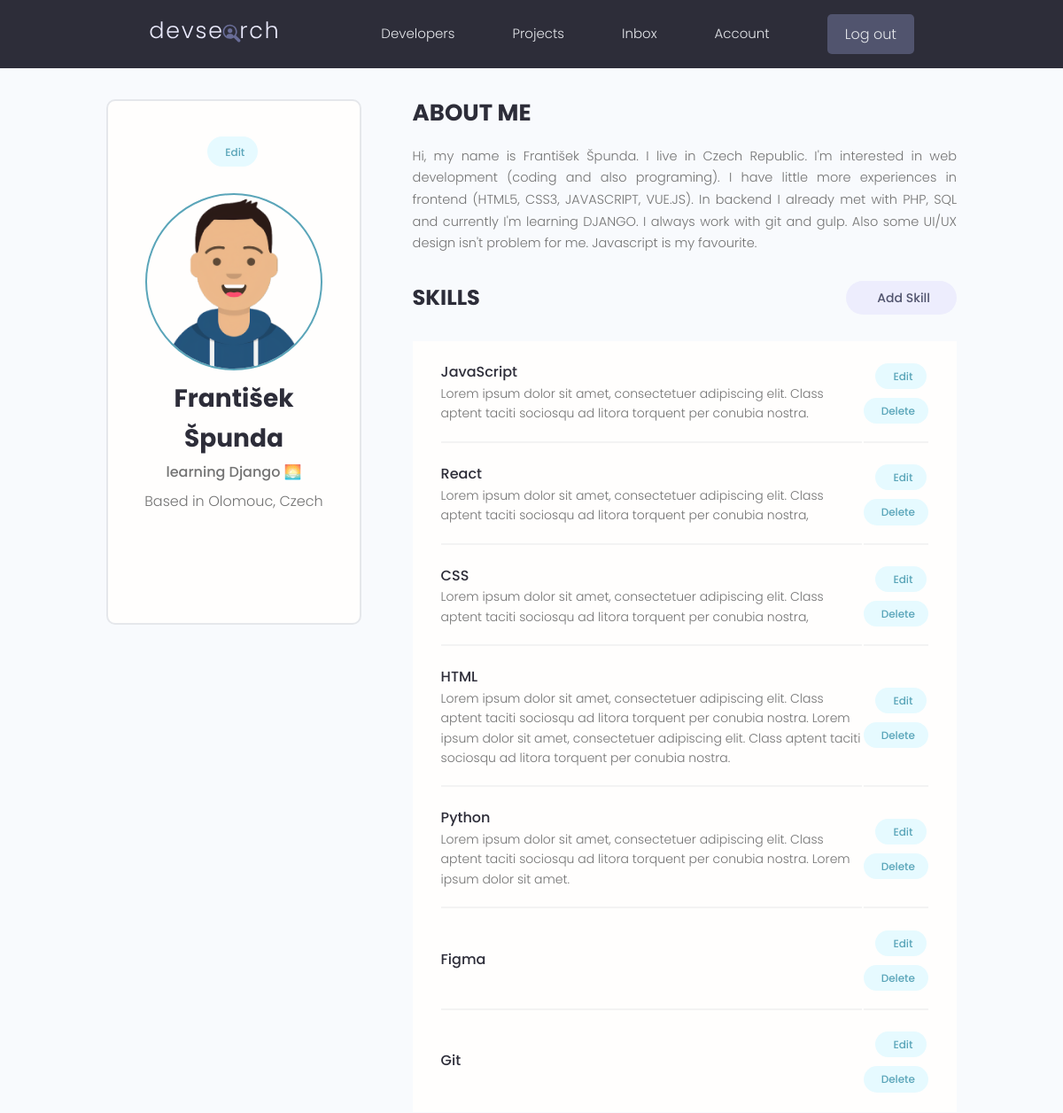
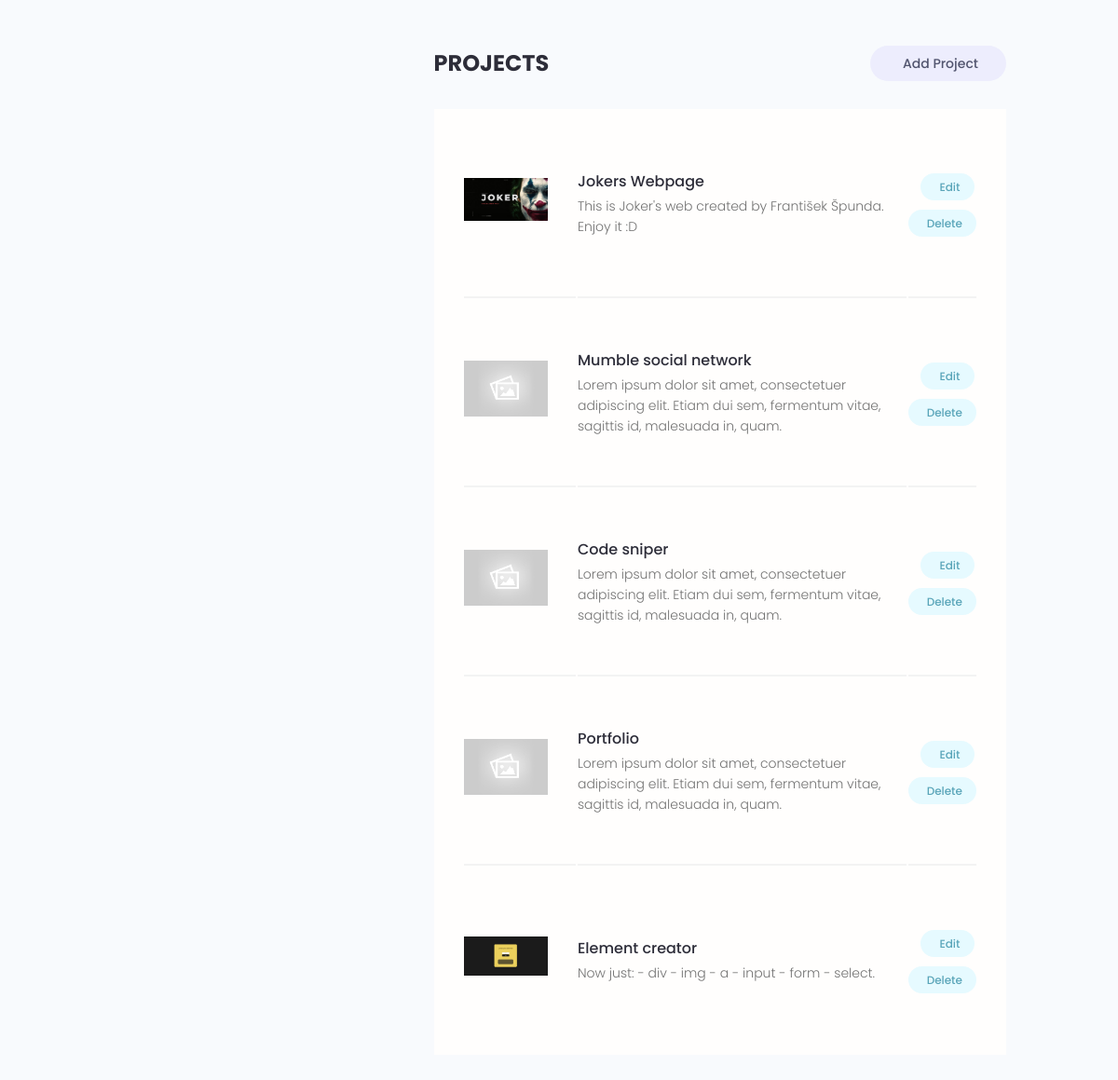
The app's page /account/ (signed in) with its own data (2 pictures, top to bottom).
### users/models.py (models this page shows, shortened)
class Profile(models.Model):
    user = models.OneToOneField(User, on_delete=models.CASCADE, null=True, blank=True)
    username = models.CharField(max_length=200, blank=True, null=True)
    location = models.CharField(max_length=200, blank=True, null=True)
    name = models.CharField(max_length=200, blank=True, null=True)
    email = models.EmailField(max_length=500, blank=True, null=True)
    short_intro = models.CharField(max_length=200, blank=True, null=True)
    bio = models.TextField(blank=True, null=True)
    profile_image = models.ImageField(null=True, blank=True, upload_to='profiles/', default='profiles/user-default.png')
    social_github = models.CharField(max_length=200, blank=True, null=True)
    social_twitter = models.CharField(max_length=200, blank=True, null=True)
    social_linkedin = models.CharField(max_length=200, blank=True, null=True)
    social_youtube = models.CharField(max_length=200, blank=True, null=True)
    social_website = models.CharField(max_length=200, blank=True, null=True)
    created = models.DateTimeField(auto_now_add=True)
    id = models.UUIDField(default=uuid.uuid4, unique=True, primary_key=True, editable=False)

class Skill(models.Model):
    owner = models.ForeignKey(Profile, on_delete=models.CASCADE, null=True, blank=True)
    name = models.CharField(max_length=200, blank=True, null=True)
    description = models.TextField(null=True, blank=True)
    created = models.DateTimeField(auto_now_add=True)
    id = models.UUIDField(default=uuid.uuid4, unique=True, primary_key=True, editable=False)

### projects/models.py (models this page shows, shortened)
class Project(models.Model):
    owner = models.ForeignKey(Profile, null=True, blank=True, on_delete=models.SET_NULL)
    title = models.CharField(max_length=200)
    description = models.TextField(null=True, blank=True)
    featured_image = models.ImageField(null=True, blank=True, default='default.jpg')
    demo_link = models.CharField(max_length=2000, null=True, blank=True)
    source_link = models.CharField(max_length=2000, null=True, blank=True)
    tags = models.ManyToManyField('Tag', blank=True)
    vote_total = models.IntegerField(default=0, null=True, blank=True)
    vote_ratio = models.IntegerField(default=0, null=True, blank=True)
    created = models.DateTimeField(auto_now_add=True)
    id = models.UUIDField(default=uuid.uuid4, unique=True, primary_key=True, editable=False)
    class Meta:
        ordering = ['-vote_ratio', '-vote_total', 'title']

### users/views.py (the view)
# urls.py: path('account/', views.userAccount, name='account'),
@login_required(login_url='login')
def userAccount(request):
    profile = request.user.profile
    skills = profile.skill_set.all()
    projects = profile.project_set.all()
    context = {'profile': profile, 'skills': skills, 'projects': projects}
    return render(request, 'users/account.html', context)

### users/templates/users/account.html (shortened to what this page needs)
{% extends 'main.html' %}
{% block content %}
<main class="settingsPage profile my-md">
    <div class="container">
        <div class="layout">
        <div class="column column--1of3">
            <div class="card text-center">
            <div class="card__body dev">
                <a class="tag tag--pill tag--main settings__btn" href="{% url 'edit-account' %}"> Edit</a>
                <img class="avatar avatar--xl dev__avatar" src="{{ profile.profile_image.url }}" />
                <h2 class="dev__name">{{ profile.name }}</h2>
                <p class="dev__title">{{ profile.short_intro }}</p>
                <p class="dev__location">Based in {{ profile.location }}</p>
                <ul class="dev__social">
                </ul>
            </div>
            </div>
        </div>
        <div class="column column--2of3">
            <div class="devInfo">
                <h3 class="devInfo__title">About Me</h3>
                <p class="devInfo__about">{{ profile.bio }}</p>
            </div>
            <div class="settings">
                <h3 class="settings__title">Skills</h3>
                <a class="tag tag--pill tag--sub settings__btn tag--lg" href="{% url 'create-skill' %}"> Add Skill</a>
            </div>
            <table class="settings__table">
            {% for skill in skills %}
            <tr>
                <td class="settings__tableInfo">
                    <h4>{{ skill.name }}</h4>
                    <p>{{ skill.description }}</p>
                </td>
                <td class="settings__tableActions">
                    <a class="tag tag--pill tag--main settings__btn" href="{% url 'update-skill' skill.id %}"> Edit</a>
                    <a class="tag tag--pill tag--main settings__btn" href="{% url 'delete-skill' skill.id %}?next=/account"> Delete</a>
                </td>
            </tr>
            {% endfor %}
            </table>
            <div class="settings">
            <h3 class="settings__title">Projects</h3>
            <a class="tag tag--pill tag--sub settings__btn tag--lg" href="{% url 'create-project' %}"> Add Project</a>
            </div>
            <table class="settings__table">
            {% for project in projects %}
            <tr>
                <td class="settings__thumbnail">
                <a href="{% url 'project' project.id %}"><img src="{{ project.featured_image.url }}" alt="Project Thumbnail" /></a>
                </td>
                <td class="settings__tableInfo">
                <a href="{% url 'project' project.id %}">{{ project.title }}</a>
                <p>{{ project.description|slice:'150' }}</p>
                </td>
                <td class="settings__tableActions">
                <a class="tag tag--pill tag--main settings__btn" href="{% url 'update-project' project.id %}"> Edit</a>
                <a class="tag tag--pill tag--main settings__btn" href="{% url 'delete-project' project.id %}?next=/account"> Delete</a>
                </td>
            </tr>
            {% endfor %}
            </table>
        </div>
        </div>
    </div>
</main>
{% endblock content %}

### static/styles/app.css (style rules this page uses)
:root { --color-sub: #2d2d39; }
.card { border: 2px solid var(--color-light); }
img { width: 100%; }
.profile .card > .dev { padding: 4rem; }
.dev__avatar { display: block; margin: auto; }
.dev__name { color: var(--color-sub); font-size: 2.8rem; font-weight: 700; margin-top: 1rem; margin-bottom: 0.5rem; }
.dev__title { font-size: 1.6rem; font-weight: 500; line-height: 1.3; }
.dev__location { margin-top: 1rem; }
.dev__social { margin: 3rem 0; list-style: none; display: flex; justify-content: center; gap: 1.5rem; }
.devInfo { margin-bottom: 3rem; }
.devInfo__title, .devInfo__subtitle { font-size: 2.6rem; color: var(--color-sub); text-transform: uppercase; font-weight: 700; margin-bottom: 1.5rem; }
.devInfo__about, .devSkill__info { font-size: 1.45rem; line-height: 1.7; text-align: justify; }
.settingsPage .dev > .settings__btn { display: inline-block; margin-bottom: 3rem; }
.settings { display: flex; justify-content: space-between; align-items: center; }
.settings__title { font-size: 2.4rem; text-transform: uppercase; font-weight: 700; color: var(--color-sub); }
.settings__table { margin-top: 3rem; margin-bottom: 5rem; padding: 0 3rem; background: var(--color-white); }
.settings__table tr { width: 100%; }
.settings__table tr > td { padding: 2rem 0; }
.settings__table tr:not(:last-child) td { border-bottom: 2px solid var(--color-white-light); }
.settings__thumbnail { width: 23%; min-width: 10rem; }
.settings__thumbnail img { padding-right: 3rem; height: 15rem; object-fit: contain; }
.settings__tableInfo { width: 100%; }
.settings__tableInfo h4, .settings__tableInfo a { padding-right: 1rem; width: auto; font-size: 1.6rem; font-weight: 500; color: var(--color-sub); }
.settings__tableInfo p { font-size: 1.4rem; }
.settings__tableActions { text-align: right; }

### static/uikit/styles/modules/_variables.css (style rules this page uses)
:root { --color-main: #5aa5b9; --color-main-light: #e6faff; --color-sub: #3f4156; --color-sub-light: #51546e; --color-sub-lighter: #ededfd; --color-text: #737373; --color-gray: #8b8b8b; --color-light: #e5e7eb; --color-light-gray: #767676; --color-bg: #f8fafd; --color-white: #fffefd; --color-white-light: #f3f3f3; --color-success: #359e64; --color-success-bg: #def8e8; --color-error: #fc4b0b; --color-error-bg: #fff2ee; --font-base: 'Poppins', arial, helvetica, 'Segoe UI', roboto, ubuntu, sans-serif; --font-monospace: 'Fira Code', 'Courier New', courier, monospace; --font-regular: 300; --font-medium: 500; --font-bold: 700; --generic-shadow: 1px 1px 5px #00000010; --generic-transition: all 0.3s ease-in-out; }

### static/uikit/styles/modules/_base.css (style rules this page uses)
* { margin: 0; padding: 0; box-sizing: border-box; text-rendering: optimizeLegibility; color: inherit; font-size: inherit; }
html { font-size: 50%; }
@media only screen and (min-width: 480px) { html { font-size: 56.25%; } }
@media only screen and (min-width: 1200px) { html { font-size: 62.5%; } }
body { line-height: 1.6; font-weight: 400; font-size: 1.5rem; color: var(--color-text); background-color: var(--color-bg); min-height: 100vh; }

### static/uikit/styles/modules/_typography.css (style rules this page uses)
* { font-family: var(--font-base); }
h2 { font-size: 3.6rem; font-weight: var(--font-bold); }
h3 { font-size: 3.2rem; font-weight: var(--font-medium); }
h4 { font-size: 2.8rem; font-weight: var(--font-medium); }
p, span, strong { font-size: 1.6rem; color: var(--color-text); font-weight: var(--font-regular); }
a { padding-bottom: 2px; text-decoration: none; display: inline-block; color: var(--color-main); font-weight: var(--font-medium); }

### static/uikit/styles/modules/_utilities.css (style rules this page uses)
.container { width: 92%; max-width: 165rem; margin: 0 auto; box-sizing: border-box; }
@media screen and (min-width: 1000px) { .container { width: 90%; } }
@media screen and (min-width: 1200px) { .container { width: 80%; } }
.text-center { text-align: center; }
.my-md { margin: 3rem auto; }

### static/uikit/styles/modules/_avatar.css (style rules this page uses)
.avatar { border-radius: 50%; border: 2px solid var(--color-main); object-fit: cover; }
.avatar--xl { height: 20rem; width: 20rem; }

### static/uikit/styles/modules/_card.css (style rules this page uses)
.card { border-radius: 1rem; background-color: var(--color-white); border: 1.5px solid var(--color-light); width: auto; height: auto; margin-top: 0.5rem; margin-bottom: 0.5rem; overflow: hidden; }
.card__body, .card__header { padding: 2rem 2.5rem; }

### static/uikit/styles/modules/_layout.css (style rules this page uses)
.layout { display: flex; flex-flow: row wrap; justify-content: space-between; }
.layout > .column { margin-bottom: 3rem; }
.layout > .column.column--1of3 { flex-basis: 30%; }
.layout > .column.column--2of3 { flex-basis: 64%; }

### records on screen
Profile: profile_image (picture), name "František Špunda", short_intro "learning Django 🌅", location "Olomouc, Czech", bio "Hi, my name is František Špunda. I live in Czech Republic. I'm interested in web development (coding and also programing). I have little more experiences in frontend (HTML5, CSS3, JAVASCRIPT, VUE.JS). In backend I already met with PHP, SQL and currently I'm learning DJANGO. I always work with git and gulp. Also some UI/UX design isn't problem for me. Javascript is my favourite."
Skill: name "JavaScript", description "Lorem ipsum dolor sit amet, consectetuer adipiscing elit. Class aptent taciti sociosqu ad litora torquent per conubia nostra."
Skill: name "React", description "Lorem ipsum dolor sit amet, consectetuer adipiscing elit. Class aptent taciti sociosqu ad litora torquent per conubia nostra,"
Skill: name "CSS", description "Lorem ipsum dolor sit amet, consectetuer adipiscing elit. Class aptent taciti sociosqu ad litora torquent per conubia nostra,"
Skill: name "HTML", description "Lorem ipsum dolor sit amet, consectetuer adipiscing elit. Class aptent taciti sociosqu ad litora torquent per conubia nostra. Lorem ipsum dolor sit amet, consectetuer adipiscing elit. Class aptent taciti sociosqu ad litora torquent per conubia nostra."
Skill: name "Python", description "Lorem ipsum dolor sit amet, consectetuer adipiscing elit. Class aptent taciti sociosqu ad litora torquent per conubia nostra. Lorem ipsum dolor sit amet."
Skill: name "Figma"
Skill: name "Git"
Project: featured_image (picture), title "Jokers Webpage", description "This is Joker's web created by František Špunda. Enjoy it :D"
Project: featured_image (placeholder picture), title "Mumble social network", description "Lorem ipsum dolor sit amet, consectetuer adipiscing elit. Etiam dui sem, fermentum vitae, sagittis id, malesuada in, quam."
Project: featured_image (placeholder picture), title "Code sniper", description "Lorem ipsum dolor sit amet, consectetuer adipiscing elit. Etiam dui sem, fermentum vitae, sagittis id, malesuada in, quam."
Project: featured_image (placeholder picture), title "Portfolio", description "Lorem ipsum dolor sit amet, consectetuer adipiscing elit. Etiam dui sem, fermentum vitae, sagittis id, malesuada in, quam."
Project: featured_image (picture), title "Element creator", description "Now just: - div - img - a - input - form - select."
